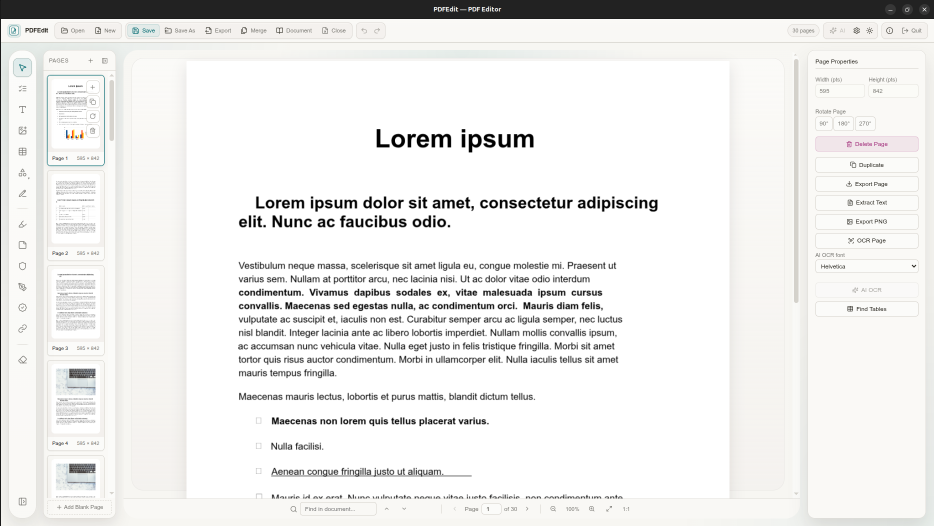
#> input picture images/1.png, 1867 x 1052 px (shown at 1/2 size)
$ python generate-icon.py ../images/1.png
#> lines starting #> are read from the running program, lines starting #| are printed output that depends on the picture
#!/usr/bin/env python3
"""Prepare app icons for Electron and electron-builder.

Usage:
  python3 build/generate-icon.py
  python3 build/generate-icon.py path/to/your-icon.png
  python3 build/generate-icon.py --brand

Default behavior uses assets/icons/icon.png when present. Writes:
  - build/icon.png (1024x1024 master)
  - build/icons/{size}x{size}.png (Linux icon set)
  - desktop/icon.png (bundled into the app for the window icon)

--brand regenerates assets/icons/icon.png from the in-app toolbar brand mark
(document + pencil) and refreshes all derived icons.
"""

from __future__ import annotations

import math
import sys
from pathlib import Path

from PIL import Image, ImageDraw

ROOT = Path(__file__).resolve().parents[1]
ASSETS_ICON = ROOT / "assets" / "icons" / "icon.png"
BUILD_ICON = ROOT / "build" / "icon.png"
BUILD_ICONS_DIR = ROOT / "build" / "icons"
DESKTOP_ICON = ROOT / "desktop" / "icon.png"
SIZE = 1024
LINUX_SIZES = (16, 32, 48, 64, 128, 256, 512, 1024)

# Match backend/static/style.css light theme brand colors.
PRIMARY = (1, 105, 111, 255)
SURFACE = (249, 248, 245, 255)
SURFACE_2 = (251, 251, 249, 255)
# brand-mark tint: primary mixed ~9% into surface
MARK_BG = (227, 240, 240, 255)


def _rounded_rect(draw: ImageDraw.ImageDraw, box, radius: int, fill, outline=None, width: int = 1):
    draw.rounded_rectangle(box, radius=radius, fill=fill, outline=outline, width=width)


def _scale_point(x: float, y: float, origin: float, scale: float) -> tuple[float, float]:
    return (origin + x * scale, origin + y * scale)


def _scale_points(points, origin: float, scale: float):
    return [_scale_point(x, y, origin, scale) for x, y in points]


# [62 lines left out: function generate_brand_icon, not called in this run]


def normalize_icon(image: Image.Image) -> Image.Image:
    icon = image.convert("RGBA")
#> icon is the input picture: PIL image 1867x1052 RGBA; mean R, G, B, A 235.1, 234.8, 233.4, 255
    if icon.size != (SIZE, SIZE):
        icon = icon.resize((SIZE, SIZE), Image.Resampling.LANCZOS)
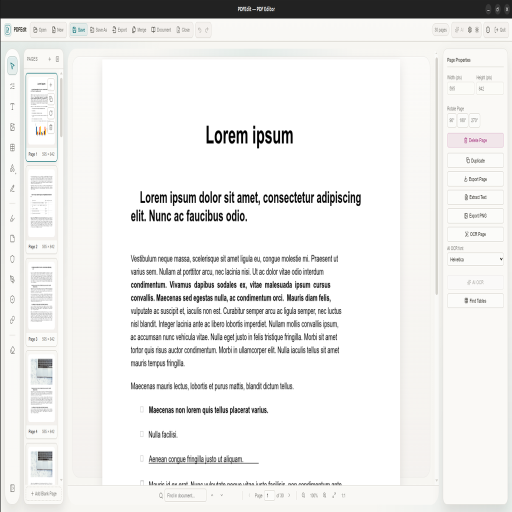
#> icon: PIL image 1024x1024 RGBA (shown at 1/2 size); mean R, G, B, A 235, 234.7, 233.3, 255
    return icon


def write_icon_set(image: Image.Image) -> None:
    icon = normalize_icon(image)

    BUILD_ICON.parent.mkdir(parents=True, exist_ok=True)
    BUILD_ICONS_DIR.mkdir(parents=True, exist_ok=True)
    DESKTOP_ICON.parent.mkdir(parents=True, exist_ok=True)

    icon.save(BUILD_ICON, format="PNG")
    icon.save(DESKTOP_ICON, format="PNG")
    print(f"Wrote {BUILD_ICON}")
    print(f"Wrote {DESKTOP_ICON}")

    for size in LINUX_SIZES:
        out = BUILD_ICONS_DIR / f"{size}x{size}.png"
        resized = icon if size == SIZE else icon.resize((size, size), Image.Resampling.LANCZOS)
        resized.save(out, format="PNG")
        print(f"Wrote {out}")
#> this loop made 8 passes
#> pass 1, in write_icon_set, `resized = icon if size == SIZE else icon.resize((size, size), Image.Re..`:
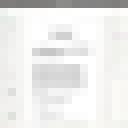
#> resized: PIL image 16x16 RGBA (shown 8 times larger); mean R, G, B, A 235.8, 235.5, 234.2, 255
#> pass 2, in write_icon_set, `resized = icon if size == SIZE else icon.resize((size, size), Image.Re..`:
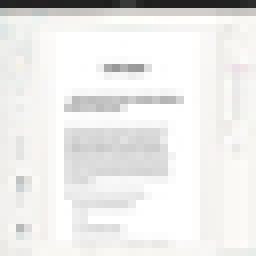
#> resized: PIL image 32x32 RGBA (shown 8 times larger); mean R, G, B, A 234.9, 234.6, 233.2, 255
#> pass 3, in write_icon_set, `resized = icon if size == SIZE else icon.resize((size, size), Image.Re..`:
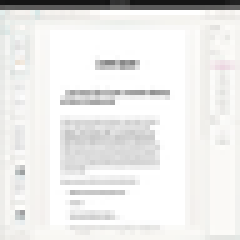
#> resized: PIL image 48x48 RGBA (shown 5 times larger); mean R, G, B, A 234.8, 234.4, 233.1, 255


def write_assets_and_build(image: Image.Image) -> None:
    ASSETS_ICON.parent.mkdir(parents=True, exist_ok=True)
    icon = normalize_icon(image)
    icon.save(ASSETS_ICON, format="PNG")
    print(f"Wrote {ASSETS_ICON}")
    write_icon_set(icon)


def main(argv: list[str]) -> int:
    force_brand = "--brand" in argv
    args = [a for a in argv[1:] if a != "--brand"]

    if args:
        source = Path(args[0]).expanduser().resolve()
        if not source.is_file():
            print(f"Source icon not found: {source}", file=sys.stderr)
            return 1
        write_assets_and_build(Image.open(source))
        return 0

    if force_brand or not ASSETS_ICON.is_file():
        write_assets_and_build(generate_brand_icon())
        return 0

    write_icon_set(Image.open(ASSETS_ICON))
    print(f"Using existing icon from {ASSETS_ICON}")
    return 0


if __name__ == "__main__":
    raise SystemExit(main(sys.argv))
#> (the program exits here)
